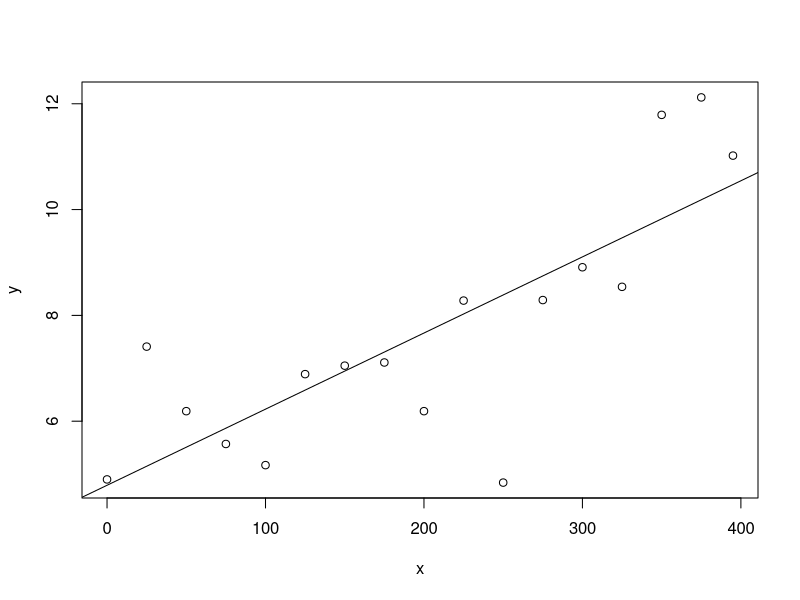

Generate this figure with R:
## ---- chunk 1
knitr::opts_chunk$set(echo = TRUE)
## ---- chunk 2
setwd("D:/我的桌面/Lesson/统计线性模型/Data Sets")
mydata <- read.csv("DRILLROCK.csv")
x <- mydata[, 1]; y <- mydata[, 2]
plot(x, y)
model <- lm(y ~ x)
abline(model)
